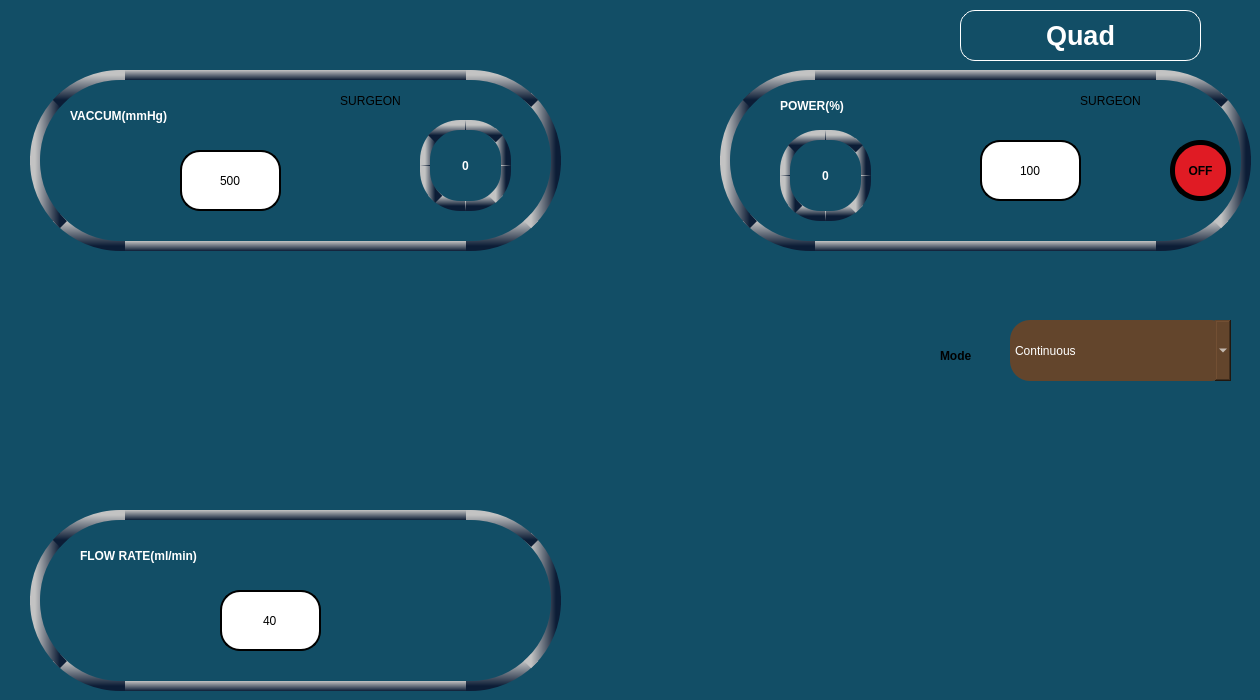
    <widget class="QWidget" name="tab_34">
     <property name="styleSheet">
      <string notr="true">
background-color: rgb(18, 78, 102);


</string>
     </property>
     <attribute name="title">
      <string>Page</string>
     </attribute>
     <widget class="QLineEdit" name="lineEdit_58">
      <property name="geometry">
       <rect>
        <x>980</x>
        <y>140</y>
        <width>101</width>
        <height>61</height>
       </rect>
      </property>
      <property name="styleSheet">
       <string notr="true">font:25pt &quot;Ubuntu&quot;;
background-color: rgb(255,255,255);
border-radius:20px;
border:2px solid black;</string>
      </property>
      <property name="text">
       <string>100</string>
      </property>
      <property name="alignment">
       <set>Qt::AlignCenter</set>
      </property>
     </widget>
     <widget class="QPushButton" name="us2powup_but">
      <property name="geometry">
       <rect>
        <x>880</x>
        <y>140</y>
        <width>91</width>
        <height>61</height>
       </rect>
      </property>
      <property name="styleSheet">
       <string notr="true">QPushButton {
    image: url(:/images/uarrow.png);
    background-color: transparent;
    border: none;
}

QPushButton:focus {
    outline: none;
    border: none;
}
</string>
      </property>
      <property name="text">
       <string/>
      </property>
     </widget>
     <widget class="QPushButton" name="us2powdown_but">
      <property name="geometry">
       <rect>
        <x>1080</x>
        <y>140</y>
        <width>91</width>
        <height>61</height>
       </rect>
      </property>
      <property name="styleSheet">
       <string notr="true">QPushButton {
    image: url(:/images/darrow.png);
    background-color: transparent;
    border: none;
}

QPushButton:focus {
    outline: none;
    border: none;
}
</string>
      </property>
      <property name="text">
       <string/>
      </property>
     </widget>
     <widget class="QLineEdit" name="lineEdit_59">
      <property name="geometry">
       <rect>
        <x>220</x>
        <y>590</y>
        <width>101</width>
        <height>61</height>
       </rect>
      </property>
      <property name="styleSheet">
       <string notr="true">font:25pt &quot;Ubuntu&quot;;
background-color: rgb(255,255,255);
border-radius:20px;
border:2px solid black;</string>
      </property>
      <property name="text">
       <string>40</string>
      </property>
      <property name="alignment">
       <set>Qt::AlignCenter</set>
      </property>
     </widget>
     <widget class="QPushButton" name="us2flowup_but">
      <property name="geometry">
       <rect>
        <x>70</x>
        <y>590</y>
        <width>91</width>
        <height>61</height>
       </rect>
      </property>
      <property name="styleSheet">
       <string notr="true">QPushButton {
    image: url(:/images/uarrow.png);
    background-color: transparent;
    border: none;
}

QPushButton:focus {
    outline: none;
    border: none;
}
</string>
      </property>
      <property name="text">
       <string/>
      </property>
     </widget>
     <widget class="QPushButton" name="us2flowdown_but">
      <property name="geometry">
       <rect>
        <x>380</x>
        <y>590</y>
        <width>91</width>
        <height>61</height>
       </rect>
      </property>
      <property name="styleSheet">
       <string notr="true">QPushButton {
    image: url(:/images/darrow.png);
    background-color: transparent;
    border: none;
}

QPushButton:focus {
    outline: none;
    border: none;
}
</string>
      </property>
      <property name="text">
       <string/>
      </property>
     </widget>
     <widget class="QLineEdit" name="lineEdit_60">
      <property name="geometry">
       <rect>
        <x>180</x>
        <y>150</y>
        <width>101</width>
        <height>61</height>
       </rect>
      </property>
      <property name="styleSheet">
       <string notr="true">font:25pt &quot;Ubuntu&quot;;
background-color: rgb(255,255,255);
border-radius:20px;
border:2px solid black;</string>
      </property>
      <property name="text">
       <string>500</string>
      </property>
      <property name="alignment">
       <set>Qt::AlignCenter</set>
      </property>
     </widget>
     <widget class="QPushButton" name="us2vacup_but">
      <property name="geometry">
       <rect>
        <x>60</x>
        <y>150</y>
        <width>91</width>
        <height>61</height>
       </rect>
      </property>
      <property name="styleSheet">
       <string notr="true">QPushButton {
    image: url(:/images/uarrow.png);
    background-color: transparent;
    border: none;
}

QPushButton:focus {
    outline: none;
    border: none;
}
</string>
      </property>
      <property name="text">
       <string/>
      </property>
     </widget>
     <widget class="QPushButton" name="us2vacdown_but">
      <property name="geometry">
       <rect>
        <x>300</x>
        <y>150</y>
        <width>91</width>
        <height>61</height>
       </rect>
      </property>
      <property name="styleSheet">
       <string notr="true">QPushButton {
    image: url(:/images/darrow.png);
    background-color: transparent;
    border: none;
}

QPushButton:focus {
    outline: none;
    border: none;
}
</string>
      </property>
      <property name="text">
       <string/>
      </property>
     </widget>
     <widget class="QLabel" name="label_90">
      <property name="geometry">
       <rect>
        <x>720</x>
        <y>70</y>
        <width>531</width>
        <height>181</height>
       </rect>
      </property>
      <property name="styleSheet">
       <string notr="true">border-radius:90px;


border:4px solid black;

border-left: 10px solid black;
border-right: 10px solid black;
border-top: 10px solid black;
border-bottom: 10px solid black;

border-left-color: qlineargradient(x1:0, y1:0, x2:1, y2:0, stop: 0 rgb(195,195,195), stop: 1 rgb(12, 29, 54));
border-right-color: qlineargradient(x1:0, y1:0, x2:1, y2:0, stop: 0 rgb(195,195,195), stop: 1 rgb(12, 29, 54));
border-top-color: qlineargradient(x1:0, y1:0, x2:0, y2:1, stop: 0 rgb(195,195,195), stop: 1 rgb(12, 29, 54));
border-bottom-color: qlineargradient(x1:0, y1:0, x2:0, y2:1, stop: 0 rgb(195,195,195), stop: 1 rgb(12, 29, 54));



</string>
      </property>
      <property name="text">
       <string/>
      </property>
     </widget>
     <widget class="QLabel" name="label_91">
      <property name="geometry">
       <rect>
        <x>30</x>
        <y>510</y>
        <width>531</width>
        <height>181</height>
       </rect>
      </property>
      <property name="styleSheet">
       <string notr="true">border-radius:90px;


border:4px solid black;

border-left: 10px solid black;
border-right: 10px solid black;
border-top: 10px solid black;
border-bottom: 10px solid black;

border-left-color: qlineargradient(x1:0, y1:0, x2:1, y2:0, stop: 0 rgb(195,195,195), stop: 1 rgb(12, 29, 54));
border-right-color: qlineargradient(x1:0, y1:0, x2:1, y2:0, stop: 0 rgb(195,195,195), stop: 1 rgb(12, 29, 54));
border-top-color: qlineargradient(x1:0, y1:0, x2:0, y2:1, stop: 0 rgb(195,195,195), stop: 1 rgb(12, 29, 54));
border-bottom-color: qlineargradient(x1:0, y1:0, x2:0, y2:1, stop: 0 rgb(195,195,195), stop: 1 rgb(12, 29, 54));



</string>
      </property>
      <property name="text">
       <string/>
      </property>
     </widget>
     <widget class="QLabel" name="label_92">
      <property name="geometry">
       <rect>
        <x>780</x>
        <y>130</y>
        <width>91</width>
        <height>91</height>
       </rect>
      </property>
      <property name="styleSheet">
       <string notr="true">font:30pt &quot;Ubuntu&quot;;
color: rgb(255, 255, 255);

border:5px solid black;
border-radius:40px;font-weight: bold;



border-left: 10px solid black;
border-right: 10px solid black;
border-top: 10px solid black;
border-bottom: 10px solid black;

border-left-color: qlineargradient(x1:0, y1:0, x2:1, y2:0, stop: 0 rgb(195,195,195), stop: 1 rgb(12, 29, 54));
border-right-color: qlineargradient(x1:0, y1:0, x2:1, y2:0, stop: 0 rgb(195,195,195), stop: 1 rgb(12, 29, 54));
border-top-color: qlineargradient(x1:0, y1:0, x2:0, y2:1, stop: 0 rgb(195,195,195), stop: 1 rgb(12, 29, 54));
border-bottom-color: qlineargradient(x1:0, y1:0, x2:0, y2:1, stop: 0 rgb(195,195,195), stop: 1 rgb(12, 29, 54));



</string>
      </property>
      <property name="text">
       <string>0</string>
      </property>
      <property name="alignment">
       <set>Qt::AlignCenter</set>
      </property>
     </widget>
     <widget class="QLabel" name="label_93">
      <property name="geometry">
       <rect>
        <x>420</x>
        <y>120</y>
        <width>91</width>
        <height>91</height>
       </rect>
      </property>
      <property name="styleSheet">
       <string notr="true">font:30pt &quot;Ubuntu&quot;;
color: rgb(255, 255, 255);

border:5px solid black;
border-radius:40px;font-weight: bold;



border-left: 10px solid black;
border-right: 10px solid black;
border-top: 10px solid black;
border-bottom: 10px solid black;

border-left-color: qlineargradient(x1:0, y1:0, x2:1, y2:0, stop: 0 rgb(195,195,195), stop: 1 rgb(12, 29, 54));
border-right-color: qlineargradient(x1:0, y1:0, x2:1, y2:0, stop: 0 rgb(195,195,195), stop: 1 rgb(12, 29, 54));
border-top-color: qlineargradient(x1:0, y1:0, x2:0, y2:1, stop: 0 rgb(195,195,195), stop: 1 rgb(12, 29, 54));
border-bottom-color: qlineargradient(x1:0, y1:0, x2:0, y2:1, stop: 0 rgb(195,195,195), stop: 1 rgb(12, 29, 54));



</string>
      </property>
      <property name="text">
       <string>0</string>
      </property>
      <property name="alignment">
       <set>Qt::AlignCenter</set>
      </property>
     </widget>
     <widget class="QPushButton" name="us2mode">
      <property name="geometry">
       <rect>
        <x>1030</x>
        <y>60</y>
        <width>161</width>
        <height>81</height>
       </rect>
      </property>
      <property name="styleSheet">
       <string notr="true">font:15pt &quot;Ubuntu&quot;;

image: url(:/images/panelbutton.png);
background-color:transparent;
border:none;</string>
      </property>
      <property name="text">
       <string>SURGEON</string>
      </property>
     </widget>
     <widget class="QPushButton" name="us2vacmode">
      <property name="geometry">
       <rect>
        <x>290</x>
        <y>60</y>
        <width>161</width>
        <height>81</height>
       </rect>
      </property>
      <property name="styleSheet">
       <string notr="true">font:15pt &quot;Ubuntu&quot;;

image: url(:/images/panelbutton.png);
background-color:transparent;
border:none;</string>
      </property>
      <property name="text">
       <string>SURGEON</string>
      </property>
     </widget>
     <widget class="QPushButton" name="us2onoff">
      <property name="geometry">
       <rect>
        <x>1170</x>
        <y>140</y>
        <width>61</width>
        <height>61</height>
       </rect>
      </property>
      <property name="styleSheet">
       <string notr="true">border:5px solid black;
border-radius:30px;font-weight: bold;
background-color: rgb(224, 27, 36);
color: rgb(0, 0, 0);</string>
      </property>
      <property name="text">
       <string>OFF</string>
      </property>
     </widget>
     <widget class="QLabel" name="label_94">
      <property name="geometry">
       <rect>
        <x>960</x>
        <y>10</y>
        <width>241</width>
        <height>51</height>
       </rect>
      </property>
      <property name="styleSheet">
       <string notr="true">color: rgb(255, 255, 255);
background-color:transparent;
border:1px solid white;
border-radius:15px;
font:20pt;
font:bold;

</string>
      </property>
      <property name="text">
       <string>Quad</string>
      </property>
      <property name="alignment">
       <set>Qt::AlignCenter</set>
      </property>
     </widget>
     <widget class="QLabel" name="label_123">
      <property name="geometry">
       <rect>
        <x>30</x>
        <y>70</y>
        <width>531</width>
        <height>181</height>
       </rect>
      </property>
      <property name="styleSheet">
       <string notr="true">border-radius:90px;


border:4px solid black;

border-left: 10px solid black;
border-right: 10px solid black;
border-top: 10px solid black;
border-bottom: 10px solid black;

border-left-color: qlineargradient(x1:0, y1:0, x2:1, y2:0, stop: 0 rgb(195,195,195), stop: 1 rgb(12, 29, 54));
border-right-color: qlineargradient(x1:0, y1:0, x2:1, y2:0, stop: 0 rgb(195,195,195), stop: 1 rgb(12, 29, 54));
border-top-color: qlineargradient(x1:0, y1:0, x2:0, y2:1, stop: 0 rgb(195,195,195), stop: 1 rgb(12, 29, 54));
border-bottom-color: qlineargradient(x1:0, y1:0, x2:0, y2:1, stop: 0 rgb(195,195,195), stop: 1 rgb(12, 29, 54));



</string>
      </property>
      <property name="text">
       <string/>
      </property>
     </widget>
     <widget class="QComboBox" name="CutMode_vitCom_2">
      <property name="geometry">
       <rect>
        <x>1010</x>
        <y>320</y>
        <width>221</width>
        <height>61</height>
       </rect>
      </property>
      <property name="styleSheet">
       <string notr="true">border-radius:20px;
color: rgb(255, 255, 255);
background-color: rgb(99, 69, 44);font:20pt &quot;Ubuntu&quot;;</string>
      </property>
      <item>
       <property name="text">
        <string>Continuous</string>
       </property>
      </item>
      <item>
       <property name="text">
        <string>Pulse</string>
       </property>
      </item>
      <item>
       <property name="text">
        <string>Ocupulse</string>
       </property>
      </item>
      <item>
       <property name="text">
        <string>Ocuburst</string>
       </property>
      </item>
      <item>
       <property name="text">
        <string>Single burst</string>
       </property>
      </item>
      <item>
       <property name="text">
        <string>Multi burst</string>
       </property>
      </item>
      <item>
       <property name="text">
        <string>Cold phaco</string>
       </property>
      </item>
     </widget>
     <widget class="QLabel" name="CutMode_vit_2">
      <property name="geometry">
       <rect>
        <x>940</x>
        <y>340</y>
        <width>61</width>
        <height>31</height>
       </rect>
      </property>
      <property name="styleSheet">
       <string notr="true">background-color:transparent;font: 15pt &quot;Ubuntu Condensed&quot;;
font:bold;</string>
      </property>
      <property name="text">
       <string>Mode</string>
      </property>
     </widget>
     <widget class="QLabel" name="lblus2pow">
      <property name="geometry">
       <rect>
        <x>780</x>
        <y>90</y>
        <width>241</width>
        <height>31</height>
       </rect>
      </property>
      <property name="styleSheet">
       <string notr="true">background-color:transparent;
color: rgb(255, 255, 255);
font: 20pt &quot;Ubuntu Condensed&quot;;
font:bold;
border:none;
</string>
      </property>
      <property name="text">
       <string>POWER(%)</string>
      </property>
     </widget>
     <widget class="QLabel" name="lblus2flow">
      <property name="geometry">
       <rect>
        <x>80</x>
        <y>540</y>
        <width>381</width>
        <height>31</height>
       </rect>
      </property>
      <property name="styleSheet">
       <string notr="true">background-color:transparent;
color: rgb(255, 255, 255);
font: 20pt &quot;Ubuntu Condensed&quot;;
font:bold;
border:none;
</string>
      </property>
      <property name="text">
       <string>FLOW RATE(ml/min)</string>
      </property>
     </widget>
     <widget class="QLabel" name="lblus2vac">
      <property name="geometry">
       <rect>
        <x>70</x>
        <y>100</y>
        <width>241</width>
        <height>31</height>
       </rect>
      </property>
      <property name="styleSheet">
       <string notr="true">background-color:transparent;
color: rgb(255, 255, 255);
font: 20pt &quot;Ubuntu Condensed&quot;;
font:bold;
border:none;
</string>
      </property>
      <property name="text">
       <string>VACCUM(mmHg)</string>
      </property>
     </widget>
     <zorder>label_123</zorder>
     <zorder>label_91</zorder>
     <zorder>label_90</zorder>
     <zorder>lineEdit_58</zorder>
     <zorder>us2powdown_but</zorder>
     <zorder>lineEdit_59</zorder>
     <zorder>us2flowup_but</zorder>
     <zorder>us2flowdown_but</zorder>
     <zorder>lineEdit_60</zorder>
     <zorder>us2vacup_but</zorder>
     <zorder>us2vacdown_but</zorder>
     <zorder>label_92</zorder>
     <zorder>label_93</zorder>
     <zorder>us2mode</zorder>
     <zorder>us2vacmode</zorder>
     <zorder>us2onoff</zorder>
     <zorder>CutMode_vitCom_2</zorder>
     <zorder>us2powup_but</zorder>
     <zorder>label_94</zorder>
     <zorder>CutMode_vit_2</zorder>
     <zorder>lblus2pow</zorder>
     <zorder>lblus2flow</zorder>
     <zorder>lblus2vac</zorder>
    </widget>
